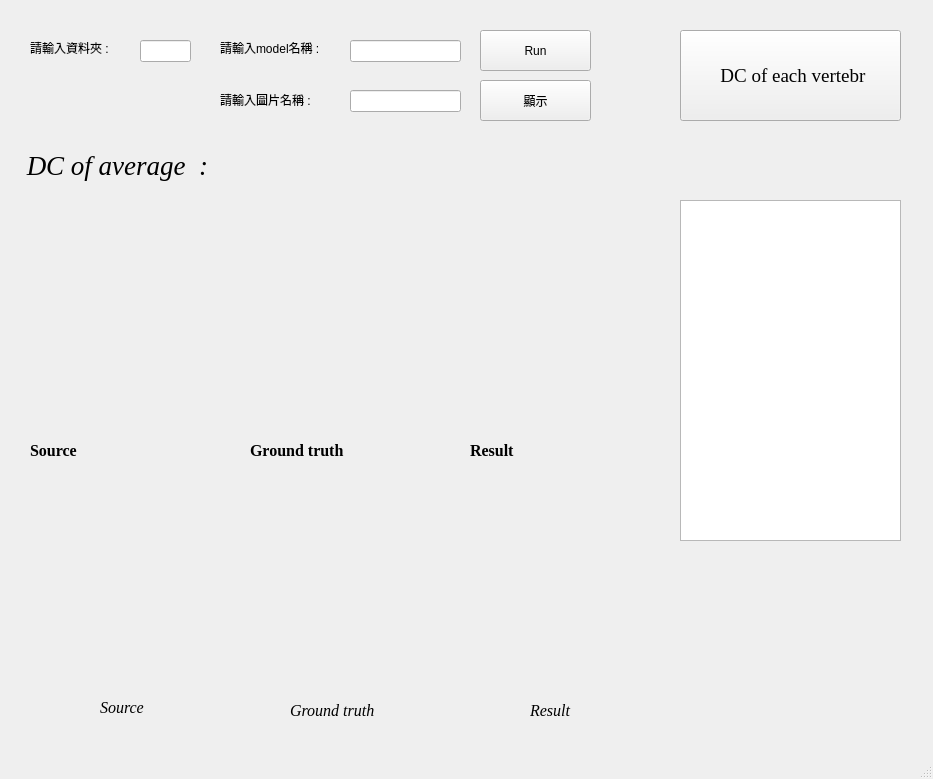
<?xml version="1.0" encoding="UTF-8"?>
<ui version="4.0">
 <class>MainWindow</class>
 <widget class="QMainWindow" name="MainWindow">
  <property name="geometry">
   <rect>
    <x>0</x>
    <y>0</y>
    <width>933</width>
    <height>779</height>
   </rect>
  </property>
  <property name="windowTitle">
   <string>MainWindow</string>
  </property>
  <widget class="QWidget" name="centralwidget">
   <widget class="QLineEdit" name="lineEdit">
    <property name="geometry">
     <rect>
      <x>350</x>
      <y>90</y>
      <width>111</width>
      <height>22</height>
     </rect>
    </property>
   </widget>
   <widget class="QLineEdit" name="lineEdit_2">
    <property name="geometry">
     <rect>
      <x>350</x>
      <y>40</y>
      <width>111</width>
      <height>22</height>
     </rect>
    </property>
   </widget>
   <widget class="QPushButton" name="pushButton">
    <property name="geometry">
     <rect>
      <x>480</x>
      <y>80</y>
      <width>111</width>
      <height>41</height>
     </rect>
    </property>
    <property name="text">
     <string>顯示</string>
    </property>
   </widget>
   <widget class="QLabel" name="label">
    <property name="geometry">
     <rect>
      <x>220</x>
      <y>90</y>
      <width>121</width>
      <height>20</height>
     </rect>
    </property>
    <property name="text">
     <string>請輸入圖片名稱 :</string>
    </property>
   </widget>
   <widget class="QLabel" name="label_2">
    <property name="geometry">
     <rect>
      <x>220</x>
      <y>40</y>
      <width>131</width>
      <height>16</height>
     </rect>
    </property>
    <property name="text">
     <string>請輸入model名稱 :</string>
    </property>
   </widget>
   <widget class="QPushButton" name="pushButton_2">
    <property name="geometry">
     <rect>
      <x>480</x>
      <y>30</y>
      <width>111</width>
      <height>41</height>
     </rect>
    </property>
    <property name="text">
     <string>Run</string>
    </property>
   </widget>
   <widget class="QLabel" name="label_3">
    <property name="geometry">
     <rect>
      <x>30</x>
      <y>40</y>
      <width>111</width>
      <height>16</height>
     </rect>
    </property>
    <property name="text">
     <string>請輸入資料夾 : </string>
    </property>
   </widget>
   <widget class="QLineEdit" name="lineEdit_3">
    <property name="geometry">
     <rect>
      <x>140</x>
      <y>40</y>
      <width>51</width>
      <height>22</height>
     </rect>
    </property>
   </widget>
   <widget class="QLabel" name="label_4">
    <property name="geometry">
     <rect>
      <x>20</x>
      <y>140</y>
      <width>571</width>
      <height>51</height>
     </rect>
    </property>
    <property name="font">
     <font>
      <family>Times New Roman</family>
      <pointsize>20</pointsize>
      <italic>true</italic>
     </font>
    </property>
    <property name="text">
     <string> DC of average  :</string>
    </property>
   </widget>
   <widget class="QLabel" name="label_5">
    <property name="geometry">
     <rect>
      <x>30</x>
      <y>210</y>
      <width>200</width>
      <height>480</height>
     </rect>
    </property>
    <property name="font">
     <font>
      <family>Times New Roman</family>
      <pointsize>12</pointsize>
      <weight>75</weight>
      <bold>true</bold>
     </font>
    </property>
    <property name="autoFillBackground">
     <bool>true</bool>
    </property>
    <property name="text">
     <string>Source</string>
    </property>
   </widget>
   <widget class="QLabel" name="label_6">
    <property name="geometry">
     <rect>
      <x>250</x>
      <y>210</y>
      <width>200</width>
      <height>480</height>
     </rect>
    </property>
    <property name="font">
     <font>
      <family>Times New Roman</family>
      <pointsize>12</pointsize>
      <weight>75</weight>
      <bold>true</bold>
     </font>
    </property>
    <property name="autoFillBackground">
     <bool>true</bool>
    </property>
    <property name="text">
     <string>Ground truth</string>
    </property>
   </widget>
   <widget class="QLabel" name="label_7">
    <property name="geometry">
     <rect>
      <x>470</x>
      <y>210</y>
      <width>200</width>
      <height>480</height>
     </rect>
    </property>
    <property name="font">
     <font>
      <family>Times New Roman</family>
      <pointsize>12</pointsize>
      <weight>75</weight>
      <bold>true</bold>
     </font>
    </property>
    <property name="autoFillBackground">
     <bool>true</bool>
    </property>
    <property name="midLineWidth">
     <number>0</number>
    </property>
    <property name="text">
     <string>Result</string>
    </property>
    <property name="wordWrap">
     <bool>false</bool>
    </property>
   </widget>
   <widget class="QLabel" name="label_8">
    <property name="geometry">
     <rect>
      <x>100</x>
      <y>700</y>
      <width>58</width>
      <height>15</height>
     </rect>
    </property>
    <property name="font">
     <font>
      <family>Times New Roman</family>
      <pointsize>12</pointsize>
      <weight>50</weight>
      <italic>true</italic>
      <bold>false</bold>
     </font>
    </property>
    <property name="text">
     <string>Source</string>
    </property>
   </widget>
   <widget class="QLabel" name="label_9">
    <property name="geometry">
     <rect>
      <x>290</x>
      <y>700</y>
      <width>111</width>
      <height>20</height>
     </rect>
    </property>
    <property name="font">
     <font>
      <family>Times New Roman</family>
      <pointsize>12</pointsize>
      <italic>true</italic>
     </font>
    </property>
    <property name="text">
     <string>Ground truth</string>
    </property>
   </widget>
   <widget class="QLabel" name="label_10">
    <property name="geometry">
     <rect>
      <x>530</x>
      <y>700</y>
      <width>91</width>
      <height>20</height>
     </rect>
    </property>
    <property name="font">
     <font>
      <family>Times New Roman</family>
      <pointsize>12</pointsize>
      <italic>true</italic>
     </font>
    </property>
    <property name="text">
     <string>Result</string>
    </property>
   </widget>
   <widget class="QPushButton" name="pushButton_3">
    <property name="geometry">
     <rect>
      <x>680</x>
      <y>30</y>
      <width>221</width>
      <height>91</height>
     </rect>
    </property>
    <property name="font">
     <font>
      <family>Times New Roman</family>
      <pointsize>14</pointsize>
     </font>
    </property>
    <property name="text">
     <string> DC of each vertebr</string>
    </property>
   </widget>
   <widget class="QTextBrowser" name="textBrowser">
    <property name="geometry">
     <rect>
      <x>680</x>
      <y>200</y>
      <width>221</width>
      <height>341</height>
     </rect>
    </property>
   </widget>
  </widget>
  <widget class="QMenuBar" name="menubar">
   <property name="geometry">
    <rect>
     <x>0</x>
     <y>0</y>
     <width>933</width>
     <height>25</height>
    </rect>
   </property>
  </widget>
  <widget class="QStatusBar" name="statusbar"/>
 </widget>
 <resources/>
 <connections/>
</ui>
